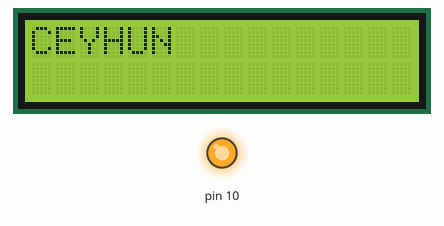
A sketch run on a simulated Arduino Uno, built with avr-gcc and run on an emulated ATmega328P. Shown: 16×2 character LCD, output pins drawn as LEDs (lit = HIGH).

Above: at 0.1 s.
At 2.1 s:
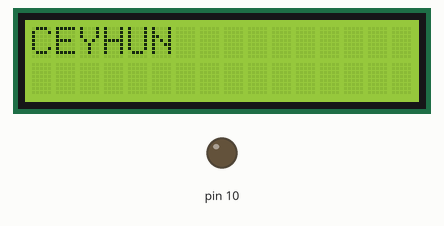
Timing chart, 0 to 129.6 s (numbered marks = the images above):
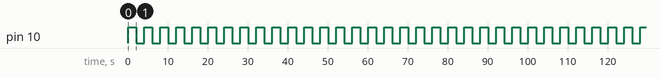

Measured:
- by itself, pin 10: alternates HIGH for 2.0 s and LOW for 2.0 s

The sketch:

Backlight_acma_kapatma.ino
```cpp
#include <LiquidCrystal.h> // KÜTÜPHANE DOSYASI EKLENDİ
LiquidCrystal lcd(8, 9, 4, 5, 6, 7); // RS, En, D4, D5, D6, D7

void setup()
{
lcd.begin(16, 2); // LCD KÜTÜPHANESİ 2 SATIR 16 KARAKTER OLARAK BAŞLATILIYOR
pinMode(10,OUTPUT);
}

void loop()
{
  digitalWrite(10, HIGH);
  lcd.setCursor(0,0);
  lcd.print("CEYHUN");
  delay(2000);
  digitalWrite(10,LOW);
  delay(2000);
}
```
